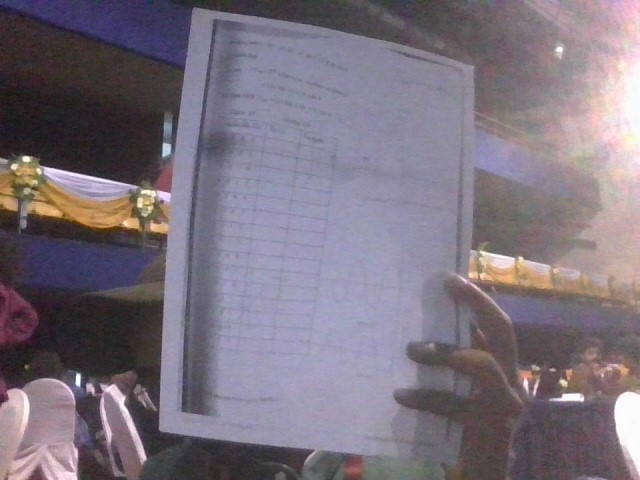
#> input picture WIN_20221001_15_51_09_Pro.jpg, 640 x 480 px, found by its file name
$ python square.py
#> lines starting #> are read from the running program, lines starting #| are printed output that depends on the picture; after the words box and inside, x2 and y2 are one past the last pixel; in counts of white or black regions, pixels touching at a corner belong together
import numpy as np
import cv2
import re
from matplotlib import pyplot as plt

# path = "/Users/Harshil/Downloads/"
image = cv2.imread("D:\hackathon\Silicon Rush\WIN_20221001_15_51_09_Pro.jpg")
#> image is the input picture: shape (480, 640, 3); mean B, G, R 125.9, 114, 123.1


#

# ## **Use Gaussian Blurring combined with Adaptive Threshold**

def blur_and_threshold(gray):
    gray = cv2.GaussianBlur(gray, (3, 3), 2)
    threshold = cv2.adaptiveThreshold(gray, 255, cv2.ADAPTIVE_THRESH_GAUSSIAN_C, cv2.THRESH_BINARY, 11, 2)
    threshold = cv2.fastNlMeansDenoising(threshold, 11, 31, 9)
    return threshold


# ## **Find the Biggest Contour**

# **Note: We made sure the minimum contour is bigger than 1/10 size of the whole picture. This helps in removing very small contours (noise) from our dataset**


def biggest_contour(contours, min_area):
    biggest = None
    max_area = 0
    biggest_n = 0
    approx_contour = None
    for n, i in enumerate(contours):
        area = cv2.contourArea(i)

        if area > min_area / 10:
            peri = cv2.arcLength(i, True)
            approx = cv2.approxPolyDP(i, 0.02 * peri, True)
            if area > max_area and len(approx) == 4:
                biggest = approx
                max_area = area
                biggest_n = n
                approx_contour = approx

    return biggest_n, approx_contour


# [65 lines left out: functions order_points, four_point_transform, not called in this run]


# # Transformation the image

# **1. Convert the image to grayscale**

# **2. Remove noise and smoothen out the image by applying blurring and thresholding techniques**

# **3. Use Canny Edge Detection to find the edges**

# **4. Find the biggest contour and crop it out**


def transformation(image):
    image = image.copy()

    height, width, channels = image.shape
#> height = 480; width = 640; channels = 3
    gray = cv2.cvtColor(image, cv2.COLOR_BGR2GRAY)
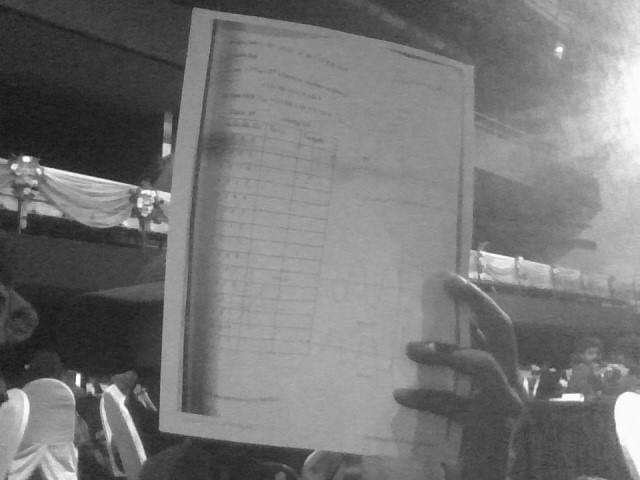
#> gray: shape (480, 640); min 19, max 255, mean 118.1
    image_size = gray.size
#> image_size = 307200

    threshold = blur_and_threshold(gray)
#> in blur_and_threshold, `threshold = cv2.adaptiveThreshold(gray, 255, cv2.ADAPTIVE_THRESH_GAUSS..`:
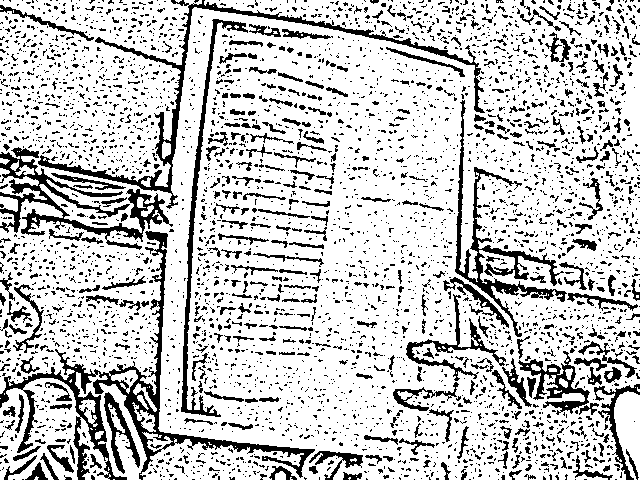
#> threshold: shape (480, 640); 78.6% white; 3945 black regions (3524 under 20 px), largest, box (x1, y1, x2, y2) and area: (0, 231, 315, 480) 6726, (38, 0, 485, 209) 4045, (0, 147, 173, 250) 3925
    # We need two threshold values, minVal and maxVal. Any edges with intensity gradient more than maxVal
    # are sure to be edges and those below minVal are sure to be non-edges, so discarded.
    #  Those who lie between these two thresholds are classified edges or non-edges based on their connectivity.
    # If they are connected to "sure-edge" pixels, they are considered to be part of edges.
    #  Otherwise, they are also discarded
    edges = cv2.Canny(threshold, 50, 150, apertureSize=7)
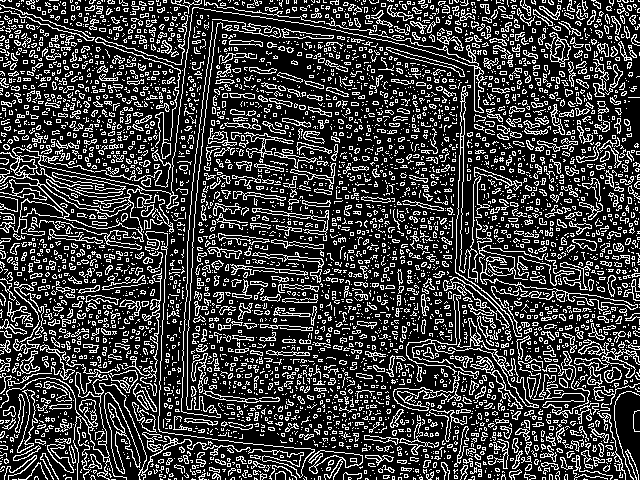
#> edges: shape (480, 640); 24.2% white in thin lines or dots
    contours, hierarchy = cv2.findContours(edges, cv2.RETR_EXTERNAL, cv2.CHAIN_APPROX_SIMPLE)
#> contours = 4782 contours, 4314 with area under 20; largest, box (x1, y1, x2, y2) and area: (0, 7, 487, 250) 2826, (476, 219, 638, 311) 1191, (0, 231, 315, 480) 1055, (104, 392, 141, 474) 1023, (13, 284, 44, 354) 529
    simplified_contours = []

    for cnt in contours:
        hull = cv2.convexHull(cnt)
        simplified_contours.append(cv2.approxPolyDP(hull,
                                                    0.001 * cv2.arcLength(hull, True), True))
#> this loop made 4782 passes
#> hull on passes 2, 3, 5: [[576, 479]], [[493, 479]], [[208, 479]]
#> after the loop, simplified_contours = 4782 contours, 3942 with area under 20; largest, box (x1, y1, x2, y2) and area: (0, 7, 487, 250) 72074, (0, 231, 315, 480) 46268, (186, 19, 281, 410) 15896, (181, 21, 221, 418) 9462, (455, 86, 522, 337) 8088
    simplified_contours = np.array(simplified_contours,dtype=object)
    biggest_n, approx_contour = biggest_contour(simplified_contours, image_size)
#> the loop in biggest_contour, `for n, i in enumerate(contours):` made 4782 passes
#> (area, peri) on pass 2349: (46268, 872)
#> after the loop in biggest_contour, `for n, i in enumerate(contours):`: biggest_n = 0
#> biggest_n = 0

    threshold = cv2.drawContours(image, simplified_contours, biggest_n, (0, 255, 0), 1)
#> threshold: shape (480, 640, 3)

    dst = 0
    if approx_contour is not None and len(approx_contour) == 4:
        approx_contour = np.float32(approx_contour)
        dst = four_point_transform(threshold, approx_contour)
    croppedImage = dst
    return croppedImage


# **Increase the brightness of the image by playing with the "V" value (from HSV)**

def increase_brightness(img, value=30):
    hsv = cv2.cvtColor(img, cv2.COLOR_BGR2HSV)
    h, s, v = cv2.split(hsv)
    lim = 255 - value
    v[v > lim] = 255
    v[v <= lim] += value
    final_hsv = cv2.merge((h, s, v))
    img = cv2.cvtColor(final_hsv, cv2.COLOR_HSV2BGR)
    return img


# **Sharpen the image using Kernel Sharpening Technique**


def final_image(rotated):
    # Create our shapening kernel, it must equal to one eventually
    kernel_sharpening = np.array([[0, -1, 0],
                                  [-1, 5, -1],
                                  [0, -1, 0]])
    # applying the sharpening kernel to the input image & displaying it.
    sharpened = cv2.filter2D(rotated, -1, kernel_sharpening)
    sharpened = increase_brightness(sharpened, 30)
    return sharpened


# ## 1. Pass the image through the transformation function to crop out the biggest contour

# ## 2. Brighten & Sharpen the image to get a final cleaned image

blurred_threshold = transformation(image)
#> blurred_threshold = 0
cleaned_image = final_image(blurred_threshold)
#> in final_image, `sharpened = cv2.filter2D(rotated, -1, kernel_sharpening)`: sharpened = [0, 0, 0, 0]
#> (the run stopped early here; a loop or call above may not have finished)
